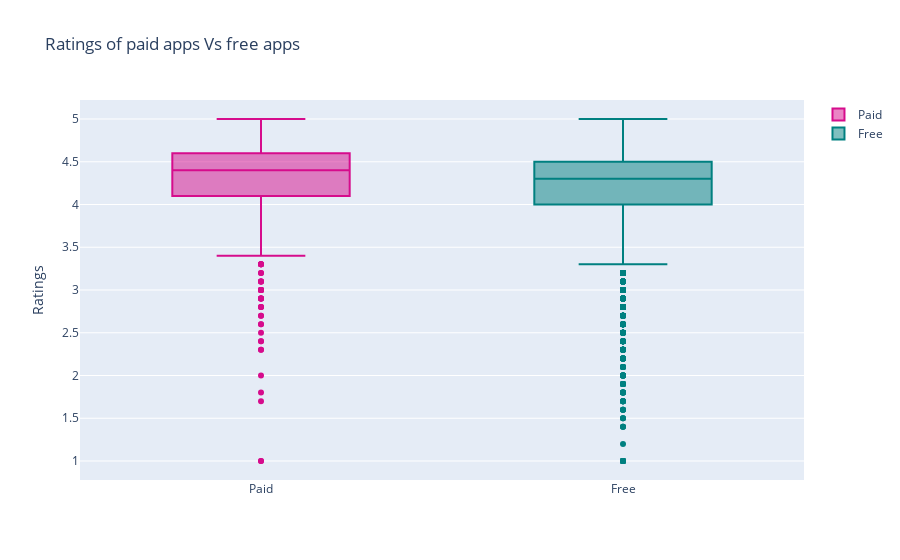

The cell this chart's notebook holds for it:
### Markdown cell above
## Paid apps vs free apps downloads

### Code cell
#Number of installs for free vs paid apps
trace0 = go.Box(
    y=(df['Rating'][df.Type=='Paid']),
    name = 'Paid',
    marker = dict(
        color = 'rgb(214, 12, 140)',
    )

)
trace1 = go.Box(
    y=(df['Rating'][df.Type=='Free']),
    name = 'Free',
    marker = dict(
        color = 'rgb(0, 128, 128)',
    )
)
layout = go.Layout(
    title = "Ratings of paid apps Vs free apps",
    yaxis= {'title': 'Ratings'}
)
data = [trace0, trace1]
plotly.offline.iplot({'data': data, 'layout': layout})

### Figure 1 — Plotly figure (JSON) as saved in the notebook; plotly's stock layout.template omitted (floating-point values rounded to 4 significant figures; data arrays with more than 128 entries replaced by an {"elided": "..."} marker saying what was removed)
{"data": [{"marker": {"color": "rgb(214, 12, 140)"}, "name": "Paid", "type": "box", "y": {"elided": "756 float values"}}, {"marker": {"color": "rgb(0, 128, 128)"}, "name": "Free", "type": "box", "y": {"elided": "8902 float values"}}], "layout": {"title": {"text": "Ratings of paid apps Vs free apps"}, "yaxis": {"title": {"text": "Ratings"}}}}
